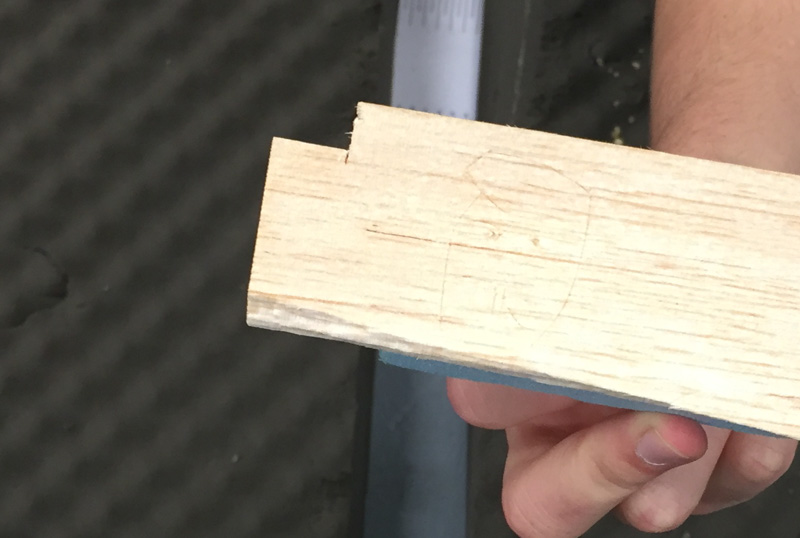
#> input picture OpenCV/object distance/5.jpg, 800 x 538 px, found by its file name
$ python objectdis.py
#> lines starting #> are read from the running program, lines starting #| are printed output that depends on the picture; after the words box and inside, x2 and y2 are one past the last pixel; in counts of white or black regions, pixels touching at a corner belong together
import cv2
import numpy as np

im = cv2.imread(r"C:\Users\mraks\OneDrive\Desktop\OpenCV\object distance\5.jpg")
#> im is the input picture: shape (538, 800, 3); mean B, G, R 110.1, 121.9, 130.4
gray = cv2.cvtColor(im,cv2.COLOR_BGR2GRAY)
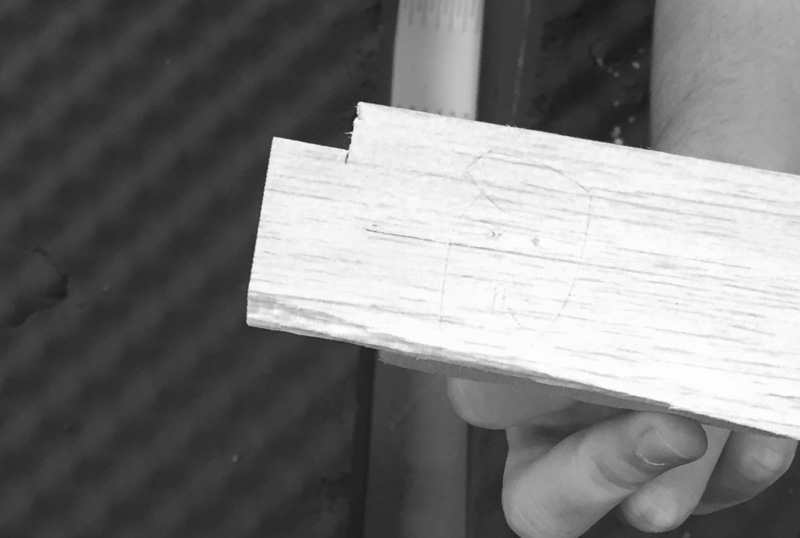
#> gray: shape (538, 800); min 21, max 254, mean 123.1
gray = cv2.GaussianBlur(gray, (5, 5), 0)
cv2.imshow("abc", gray)
#cv2.waitKey(0)
threshold, bin = cv2.threshold(gray,120,255,1) # inverted threshold (light obj on dark bg)
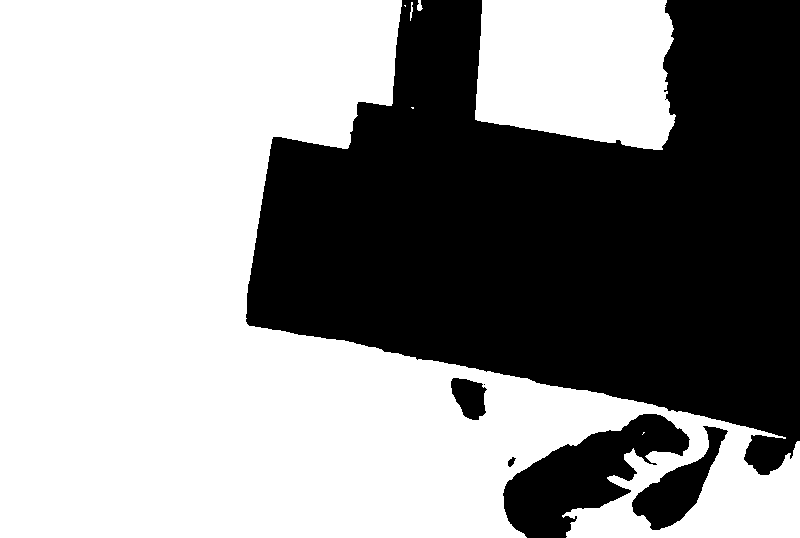
#> bin: shape (538, 800); 58.4% white; 6 black regions (1 under 20 px), largest, box (x1, y1, x2, y2) and area: (246, 0, 800, 475) 163653, (503, 414, 690, 538) 10673, (632, 426, 728, 530) 3578, (451, 378, 487, 420) 1053, (508, 457, 516, 467) 46
cv2.imshow("binb", bin)
bin = cv2.dilate(bin, None)  # fill some holes
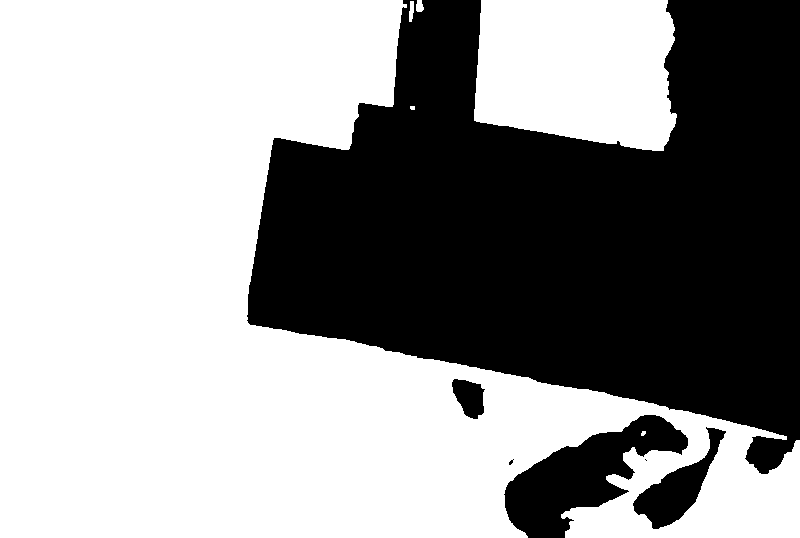
#> bin: shape (538, 800); 59.2% white; 6 black regions (2 under 20 px), largest, box (x1, y1, x2, y2) and area: (247, 0, 800, 474) 161590, (504, 415, 688, 538) 9875, (633, 427, 726, 529) 3168, (452, 379, 485, 419) 896
bin = cv2.dilate(bin, None)
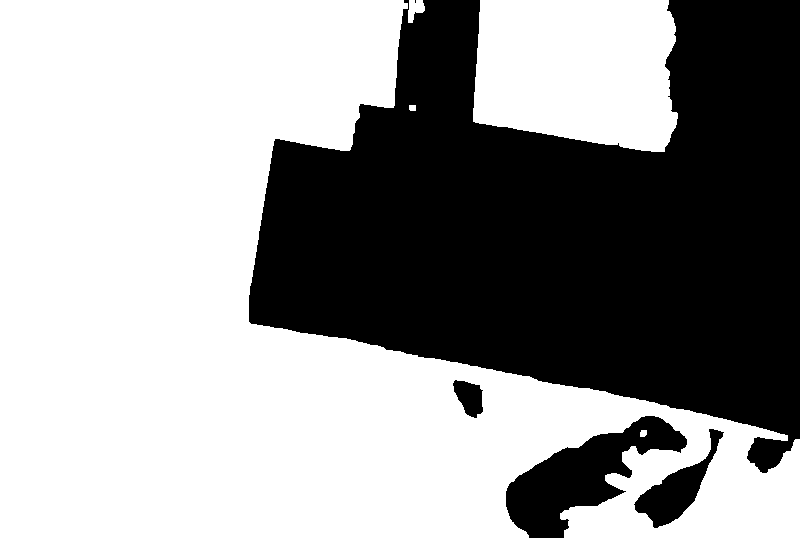
#> bin: shape (538, 800); 60% white; 5 black regions (1 under 20 px), largest, box (x1, y1, x2, y2) and area: (249, 0, 800, 473) 159547, (506, 416, 687, 538) 9138, (634, 429, 724, 528) 2774, (453, 380, 483, 418) 753
bin = cv2.erode(bin, None)   # dilate made our shape larger, revert that
#> bin: shape (538, 800); 59.2% white; 5 black regions (1 under 20 px), largest, box (x1, y1, x2, y2) and area: (248, 0, 800, 474) 161550, (505, 415, 688, 538) 9857, (633, 428, 725, 529) 3160, (452, 379, 484, 419) 895
bin = cv2.erode(bin, None)
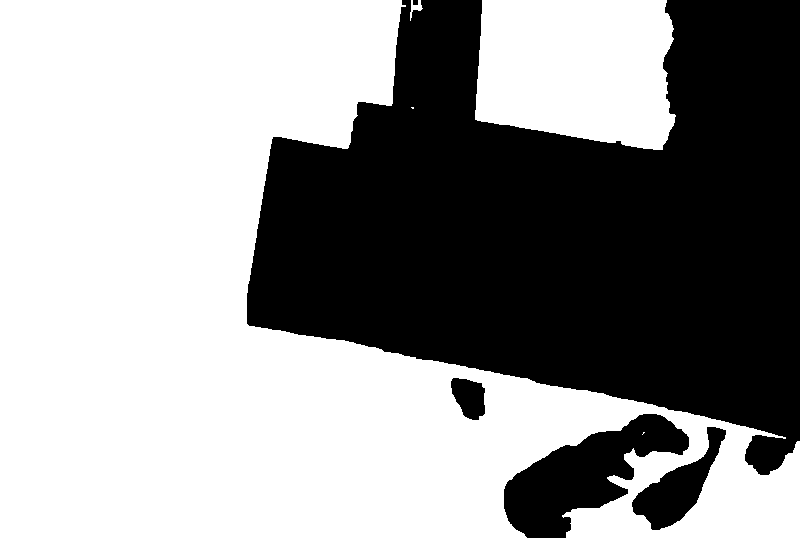
#> bin: shape (538, 800); 58.5% white; 5 black regions
cv2.imshow("bina", bin)
contours, hierarchy = cv2.findContours(bin, cv2.RETR_LIST, cv2.CHAIN_APPROX_SIMPLE)
#> contours = 7 contours, 2 with area under 20; largest, box (x1, y1, x2, y2) and area: (0, 0, 800, 538) 228508, (475, 0, 676, 150) 25602, (631, 426, 727, 531) 3694, (450, 377, 486, 421) 1106, (410, 0, 423, 21) 70
rc = cv2.minAreaRect(contours[0])
#> rc = ((642.8, 432.8), (2.83, 0.707), -45)
box = cv2.boxPoints(rc)
#> box = [[642, 434], [641.5, 433.5], [643.5, 431.5], [644, 432]]
for p in box:
    pt = (int(p[0]),int(p[1]))
    print(pt)
    cv2.circle(im,pt,10,(200,0,0),2)
#> this loop made 4 passes
#> (p, pt) on passes 2 to 3: ([641.5, 433.5], (641, 433)), ([643.5, 431.5], (643, 431))
#| (642, 434)
#| (641, 433)
#| (643, 431)
#| (644, 432)
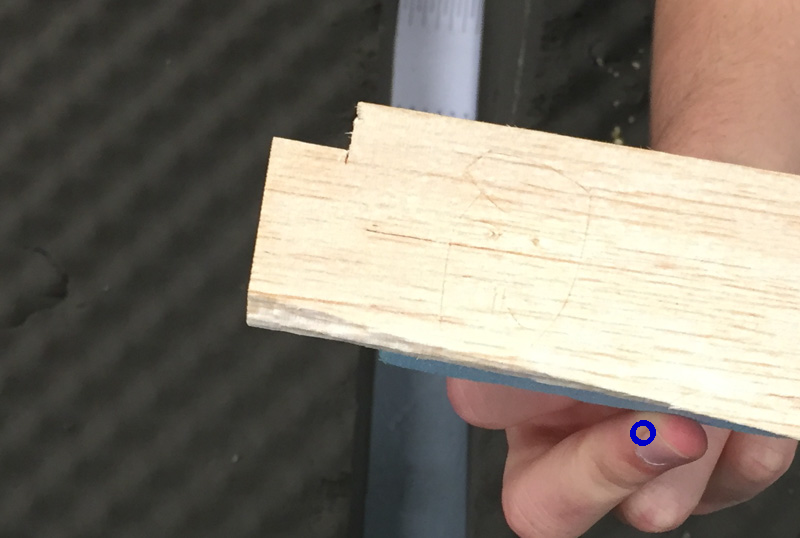
#> im: shape (538, 800, 3); 0.08% of pixels changed, all inside (x1, y1, x2, y2) = (630, 420, 656, 446)
cv2.imshow("xyz", im)
cv2.waitKey()

$ run again, with OpenCV/object distance/1.jpg copied over OpenCV/object distance/5.jpg
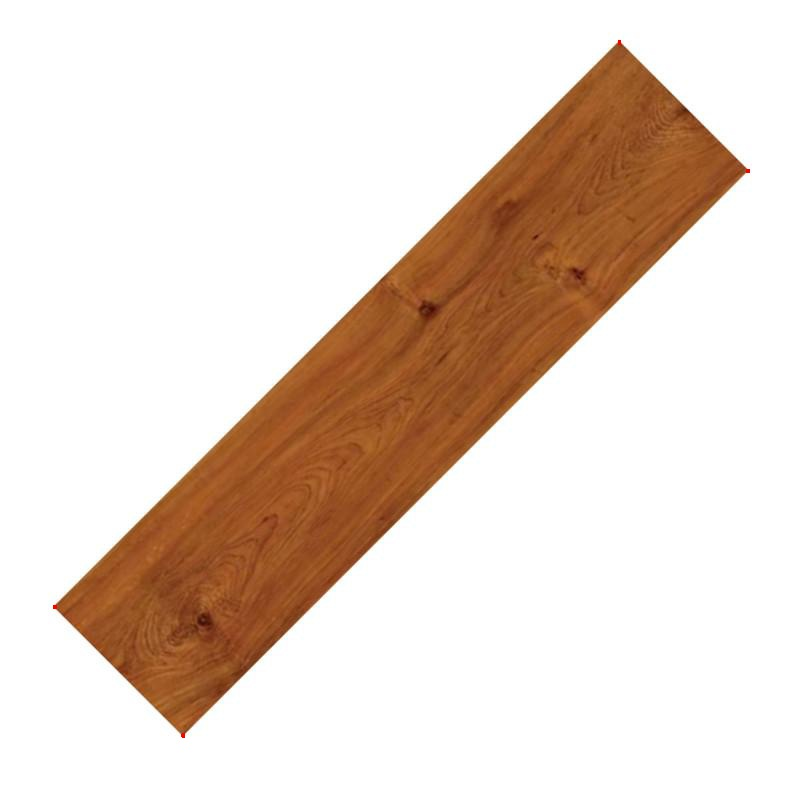
#> input picture OpenCV/object distance/1.jpg, 800 x 800 px, found by its file name
#> im is the input picture: shape (800, 800, 3); mean B, G, R 204.8, 215.6, 231.3
#> `bin = cv2.dilate(bin, None)`:
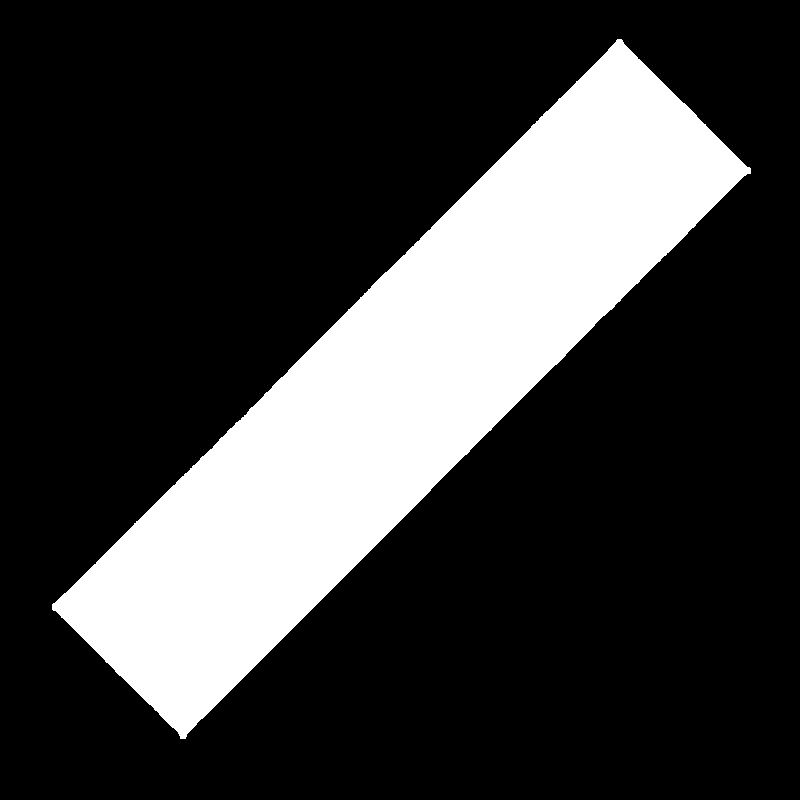
#> bin: shape (800, 800); 23.3% white; 1 white region, box (x1, y1, x2, y2) and area: (52, 39, 751, 739) 149129
#> contours = 1 contour; box (x1, y1, x2, y2) and area: (54, 41, 749, 737) 142820
#> rc = ((400.8, 388.7), (800.4, 183.1), -45)
#> box = [[182.5, 736.5], [53, 607], [619, 41], [748.5, 170.5]]
#> the loop `for p in box:` made 4 passes
#> (p, pt) on passes 1, 3, 4: ([182.5, 736.5], (182, 736)), ([619, 41], (619, 40)), ([748.5, 170.5], (748, 170))
#> (printed output is left out)
#> after the loop `for p in box:`:
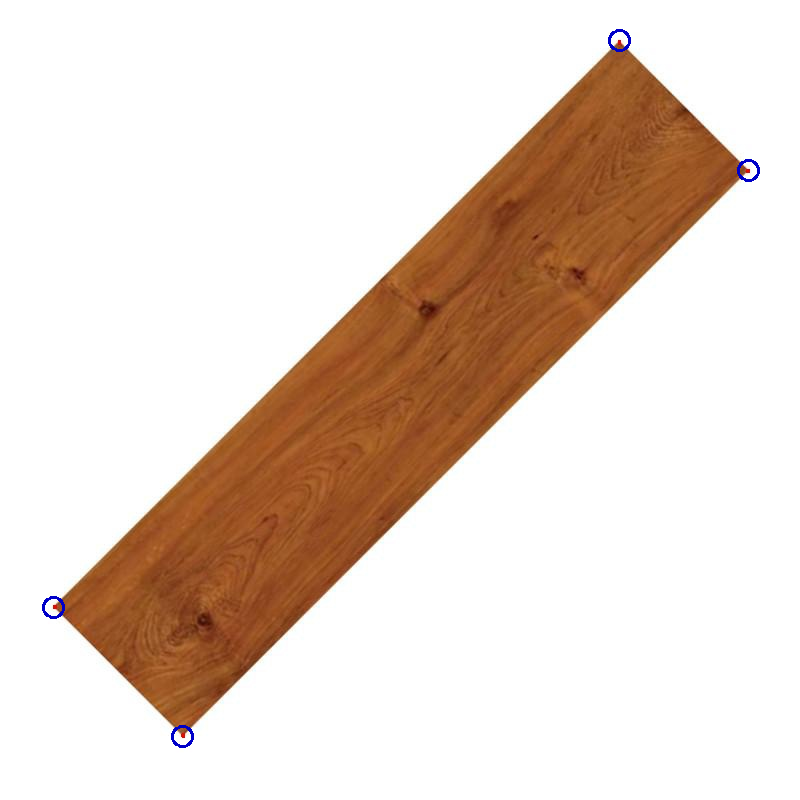
#> im: shape (800, 800, 3); 0.12% of pixels changed, all inside (x1, y1, x2, y2) = (42, 29, 760, 748)
